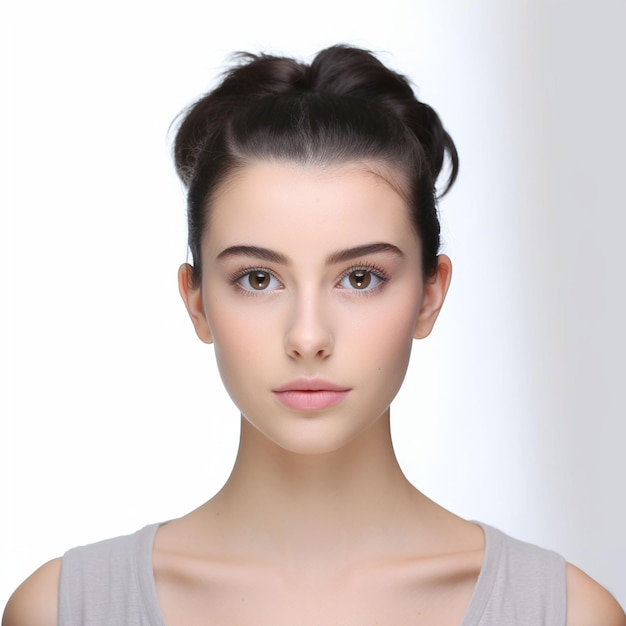
#> input picture input/woman.jpg, 626 x 626 px, found by its file name
$ python just_pixelate.py
#> lines starting #> are read from the running program, lines starting #| are printed output that depends on the picture
# Danny Lillard
# 2025.05.19
# I am having issues with b_w_pixelator, I cannot seem to get pixelation down, for that I am making a
# small test script here to ascertain the issue.

# First thought: Pixelation must be peformed before the randomness and b & w operations
# this likely will not help, but may make the end product better.

# Second thought: The image of the cairn is too complex.

import numpy as np
from PIL import Image

img = Image.open("input\\woman.jpg")
#> img is the input picture: PIL image 626x626 RGB; mean R, G, B 214, 203.8, 201.4
# img = img.convert(mode='L') # converting to greyscale

resize_factor = 1000
# tiny = img.resize(size=[int(arr.shape[1]/resize_factor),int(arr.shape[0]/resize_factor)])

#tiny = img.resize((int(img.width / 2),int(img.height / 2)))

tiny = img.resize((10,10),resample=Image.BOX)

tiny.save(fp='output\\tiny_woman.jpg')

img = tiny.resize(img.size,Image.BOX)   # resizing the smaller image to the original size
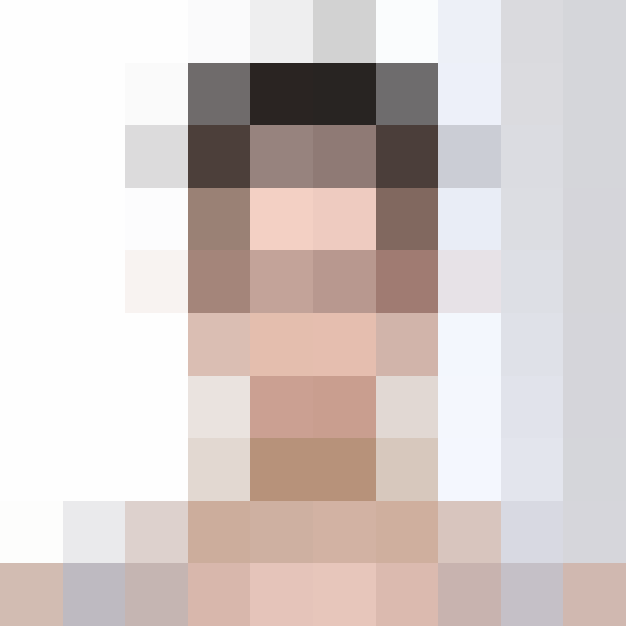
#> img: PIL image 626x626 RGB; mean R, G, B 214, 203.8, 201.4

img.save(fp='output\\pixelated_woman.jpg')
